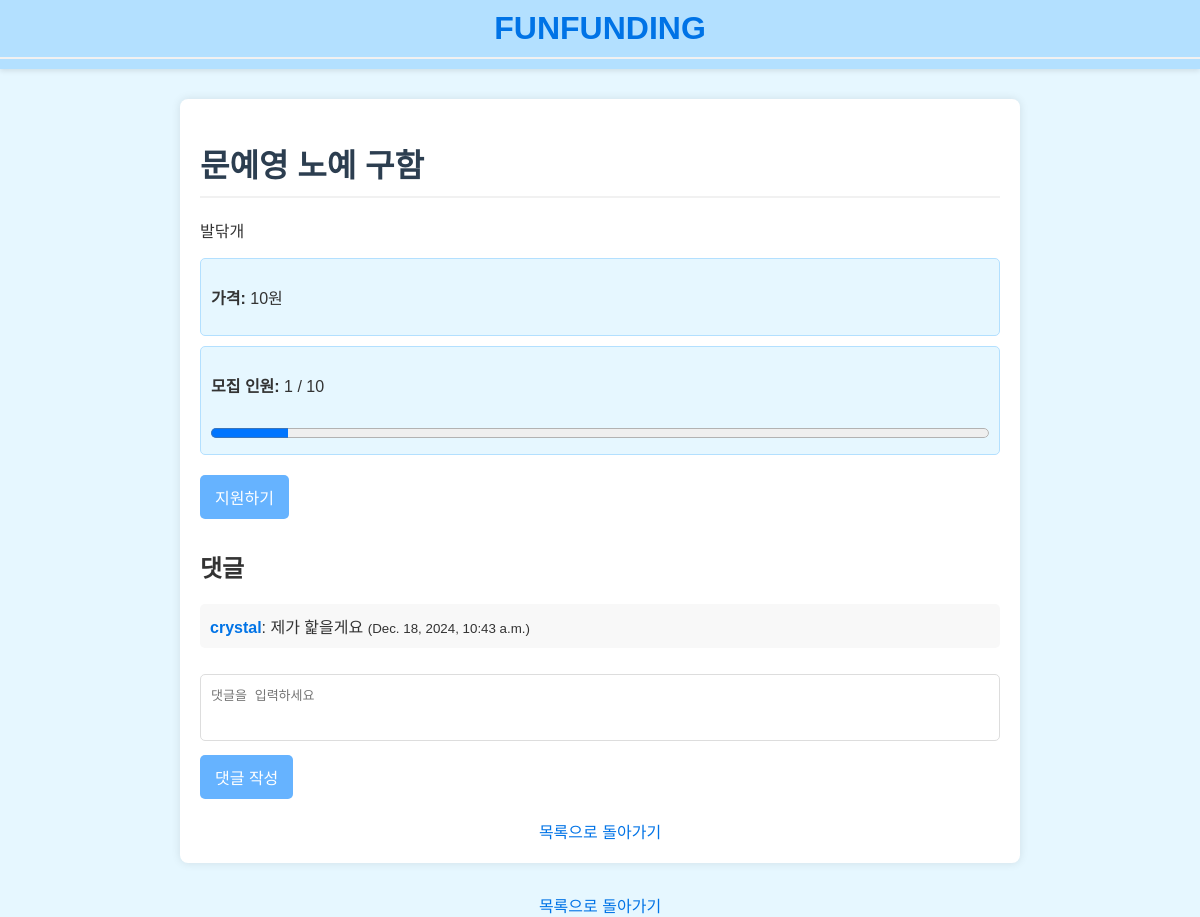
Screenshot of /posts/5/ with the database file from the repository.
### funding/models.py (models this page shows, shortened)
class Post(models.Model):
    title = models.CharField(max_length=100)  # 게시글 제목
    content = models.TextField()  # 게시글 내용
    price = models.PositiveIntegerField()  # 가격
    capacity = models.PositiveIntegerField(default=10)  # 모집 인원
    current_applicants = models.PositiveIntegerField(default=0)  # 현재 지원자 수
    created_at = models.DateTimeField(auto_now_add=True)  # 생성 시간
    updated_at = models.DateTimeField(auto_now=True)  # 수정 시간
    author = models.ForeignKey(User, on_delete=models.CASCADE, related_name='posts')  # 작성자
    def is_full(self):
        return self.current_applicants >= self.capacity  # 모집 마감 여부

class Comment(models.Model):
    post = models.ForeignKey('Post', on_delete=models.CASCADE, related_name='comments')  # 게시글과 연결
    user = models.ForeignKey(User, on_delete=models.CASCADE)  # 댓글 작성자
    content = models.TextField()  # 댓글 내용
    created_at = models.DateTimeField(auto_now_add=True)  # 댓글 작성 시간

### funding/views.py (the view, shortened to what this page needs)
# urls.py: path('posts/<int:pk>/', views.post_detail, name='post_detail'),  # 상세 페이지
def post_detail(request, pk):
    post = get_object_or_404(Post, pk=pk)
    comments = post.comments.all()
    return render(request, 'funding/post_detail.html', {'post': post, 'comments': comments})

### funding/templates/funding/post_detail.html (shortened to what this page needs)
<!DOCTYPE html>
<html lang="en">
<head>
</head>
<body>
    <header>
        <div class="logo">
            <a href="{% url 'post_list' %}">
                <h1>FunFunding</h1>
            </a>
        </div>
    </header>
    <div class="container">
        <h1>{{ post.title }}</h1>
        <p>{{ post.content }}</p>
        <div class="price-info">
            <p><strong>가격:</strong> {{ post.price }}원</p>
        </div>
        <div class="progress-info">
            <p><strong>모집 인원:</strong> {{ post.current_applicants }} / {{ post.capacity }}</p>
            <progress value="{{ post.current_applicants }}" max="{{ post.capacity }}"></progress>
        </div>
        {% if not post.is_full %}
            <form method="POST">
                <button type="submit" name="support">지원하기</button>
            </form>
        {% else %}
            <p class="alert">모집이 마감되었습니다.</p>
        {% endif %}
        <div class="comment-section">
            <h2>댓글</h2>
            <ul class="comment-list">
                {% for comment in comments %}
                    <li>
                        <div>
                            <strong>{{ comment.user.username }}</strong>: {{ comment.content }}
                            <small>({{ comment.created_at }})</small>
                        </div>
                    </li>
                {% empty %}
                    <li>댓글이 없습니다.</li>
                {% endfor %}
            </ul>
            <form method="POST">
                <textarea name="content" rows="3" placeholder="댓글을 입력하세요" required></textarea>
                <button type="submit" name="comment">댓글 작성</button>
            </form>
        </div>
        <div class="footer">
            <a href="{% url 'post_list' %}">목록으로 돌아가기</a>
        </div>
    </div>
</body>
</html>
        <div class="footer">
            <a href="{% url 'post_list' %}">목록으로 돌아가기</a>
        </div>
</body>
</html>

### funding/templates/funding/post_detail.html (style rules this page uses)
body { font-family: 'Arial', sans-serif; background-color: #e6f7ff; margin: 0; padding: 0; color: #333; }
header { background-color: #b3e0ff; color: white; text-align: center; padding: 10px 0; box-shadow: 0 2px 5px rgba(0, 0, 0, 0.1); }
header .logo h1 { margin: 0; font-size: 2em; font-weight: bold; text-transform: uppercase; color: #0073e6; }
header .logo a { text-decoration: none; color: inherit; }
.container { width: 90%; max-width: 800px; margin: 30px auto; background-color: #ffffff; border-radius: 8px; box-shadow: 0 0 10px rgba(0, 0, 0, 0.1); padding: 20px; }
h1 { color: #2c3e50; border-bottom: 2px solid #f1f1f1; padding-bottom: 10px; margin-bottom: 20px; }
.price-info, .progress-info { margin: 10px 0; padding: 10px; background-color: #e6f7ff; border: 1px solid #b3e0ff; border-radius: 5px; }
progress { width: 100%; height: 20px; margin-top: 10px; }
button, .button-group a, .delete-comment { background-color: #66b3ff; color: white; text-decoration: none; padding: 8px 12px; border: none; border-radius: 5px; font-size: 1em; cursor: pointer; display: inline-block; }
.comment-section { margin-top: 30px; }
.comment-list { list-style: none; padding: 0; }
.comment-list li { background-color: #f8f8f8; padding: 10px; margin-bottom: 10px; border-radius: 5px; display: flex; justify-content: space-between; align-items: center; }
.comment-list strong { color: #0073e6; }
textarea { width: 100%; padding: 10px; margin-top: 10px; border: 1px solid #ddd; border-radius: 5px; font-size: 1em; resize: none; box-sizing: border-box; }
form button { background-color: #66b3ff; color: white; padding: 10px 15px; border: none; border-radius: 5px; cursor: pointer; font-size: 1em; margin-top: 10px; }
.footer { margin-top: 20px; text-align: center; }
a { color: #0073e6; text-decoration: none; }

### rows the page displays
Post: title "문예영 노예 구함", content "발닦개", price "10", current_applicants "1", capacity "10"
Comment: user.username "crystal", content "제가 핥을게요", created_at "Dec. 18, 2024, 10:43 a.m."
